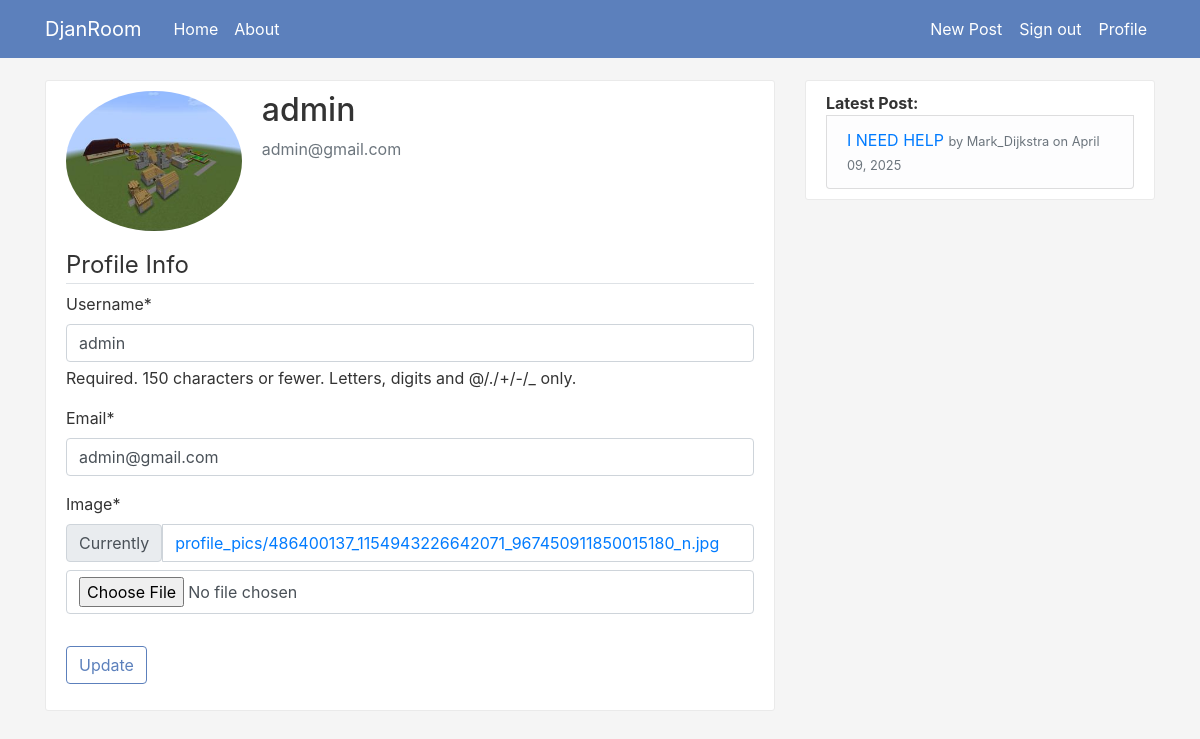
The page /profile/ (signed in) on the database as committed earlier.
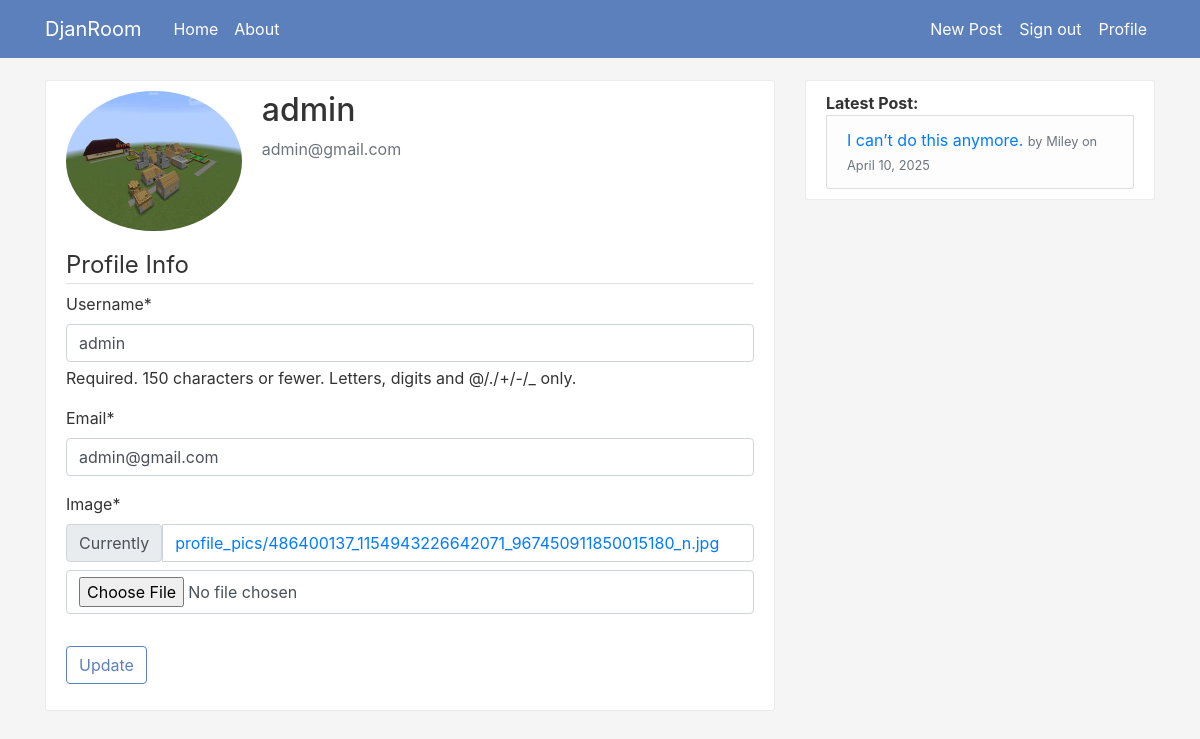
The same page on the database as committed later.
### blog/models.py (models this page shows, shortened)
class Post(models.Model):
    title = models.CharField(max_length=100)
    content = models.TextField()
    date_posted = models.DateTimeField(default=timezone.now)
    author = models.ForeignKey(User, on_delete=models.CASCADE)

### users/views.py (the view)
# urls.py: path('profile/', user_views.profile, name='profile'),
@login_required
def profile(request):
    if request.method == 'POST':
        u_form = UserUpdateForm(request.POST, instance=request.user)
        p_form = ProfileUpdateForm(request.POST,
                                   request.FILES,
                                   instance=request.user.profile)
        if u_form.is_valid() and p_form.is_valid():
            u_form.save()
            p_form.save()
            messages.success(request, f'Account updated !')
            return redirect('profile')
    else:
        u_form = UserUpdateForm(instance=request.user)
        p_form = ProfileUpdateForm(instance=request.user.profile)
    context = {
        'u_form': u_form,
        'p_form': p_form
    }
    return render(request, 'users/profile.html', context)

### users/forms.py
class UserUpdateForm(forms.ModelForm):
    email = forms.EmailField()
    class Meta:
        model = User
        fields = ['username', 'email']

class ProfileUpdateForm(forms.ModelForm):
    class Meta:
        model = Profile
        fields = ['image']
        widgets = { #its all to delete "currently" word in progile
            'image': NoClearableFileInput(attrs={'class': 'form-control-file'})
        }

### blog/context_processors.py (called while the page is built)
def latest_post(request):
    try:
        return {'latest_post': Post.objects.latest('date_posted')}
    except Post.DoesNotExist:
        return {'latest_post': None}

### blog/templates/users/profile.html (shortened to what this page needs)
{% extends "blog/base.html"  %}
{% load crispy_forms_tags %}
{% block content %}
<div class="content-section">
    <div class="media">
      <img class="rounded-circle account-img" src="{{user.profile.image.url}}">
      <div class="media-body">
        <h2 class="account-heading">{{ user.username }}</h2>
        <p class="text-secondary">{{ user.email }}</p>
      </div>
    </div>
    <form method="POST" enctype="multipart/form-data">
      <fieldset class="form-group">
          <legend class="border-bottom mb-2"> Profile Info</legend>
          {{ u_form|crispy }}
          {{ p_form|crispy }}
      </fieldset>
      <div class="form-group">
          <button class ="btn btn-outline-info" type="submit">Update</button>
      </div>
    </form>
</div>
{% endblock content %}

### blog/templates/blog/base.html (shortened to what this page needs)
{% load static %}
<!DOCTYPE html>
<html>
<head>
    <link rel="stylesheet" href="https://cdn.jsdelivr.net/npm/bootstrap@4.0.0/dist/css/bootstrap.min.css">
    <link rel="stylesheet" type="text/css" href="{% static 'blog/main.css' %}?v=2">
</head>
<body>
    <header class="site-header">
        <nav class="navbar navbar-expand-md navbar-dark bg-steel fixed-top">          <div class="container">
            <a class="navbar-brand mr-4" href="{% url 'blog-home' %}">DjanRoom</a>
            <div class="collapse navbar-collapse" id="navbarToggle">
              <div class="navbar-nav mr-auto">
                <a class="nav-item nav-link" href="{% url 'blog-home' %}">Home</a>
                <a class="nav-item nav-link" href="{% url 'blog-about' %}">About</a>
              </div>
              <div class="navbar-nav d-flex align-items-center">
                {% if user.is_authenticated %}
                    <a class="nav-item nav-link" href="{% url 'post-create' %}">New Post</a>
                    <form id="logout-form" method="get" action="{% url 'logout-confirm' %}" class="d-inline">
                        <button class="nav-item nav-link btn btn-link" type="submit">Sign out</button>
                    </form>
                    <a class="nav-item nav-link" href="{% url 'profile' %}">Profile</a>
                {% else %}
                    <a class="nav-item nav-link" href="{% url 'login' %}">Login</a>
                    <a class="nav-item nav-link" href="{% url 'register' %}">Register</a>
                {% endif %}
            </div>
            </div>
          </div>
        </nav>
    </header>
    <main role="main" class="container">
        <div class="row">
          <div class="col-md-8">
            {% block content %}{% endblock %}
          </div>
          <div class="col-md-4">
            <div class="content-section">
                <strong>Latest Post:</strong>
                <li class="list-group-item list-group-item-light">
                  {% if latest_post %}
                    <a href="{% url 'post-detail' latest_post.pk %}">{{ latest_post.title }}</a>
                    <small class="text-muted">by {{ latest_post.author }} on {{ latest_post.date_posted|date:"F d, Y" }}</small>
                  {% else %}
                    No posts available.
                  {% endif %}
                </li>
            </div>
          </div>
        </div>
      </main>
</body>
</html>

Rows that differ between the two databases and show on the page:
no longer on this page (row unchanged): Post: title "I NEED HELP", author "Mark_Dijkstra", date_posted "April 09, 2025"
added Post: title "I can’t do this anymore.", author "Miley", date_posted "April 10, 2025"
